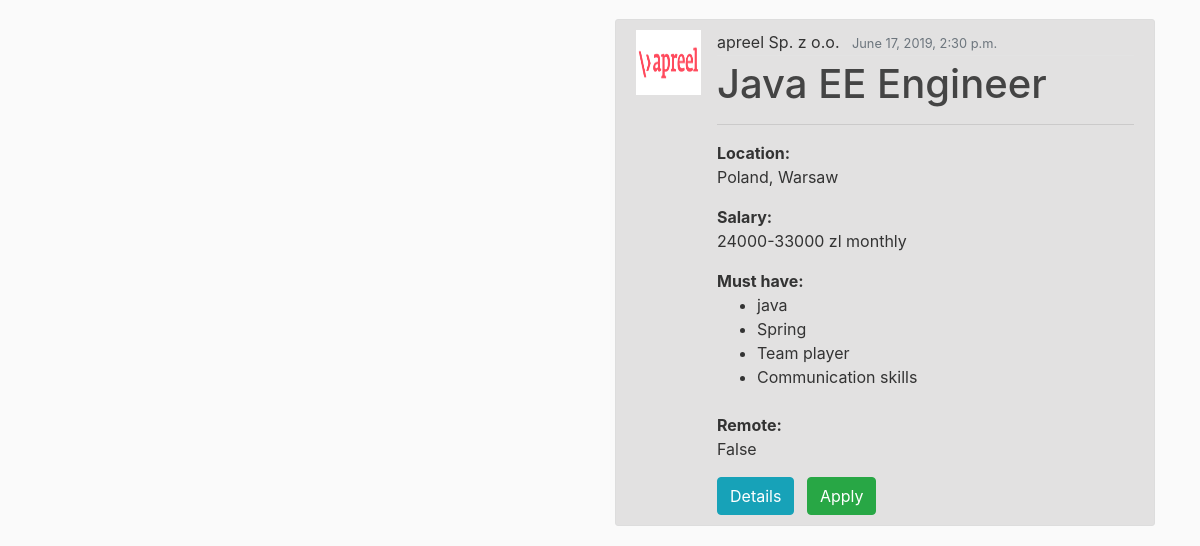
The page /search/ (lower part) on the database as committed earlier.
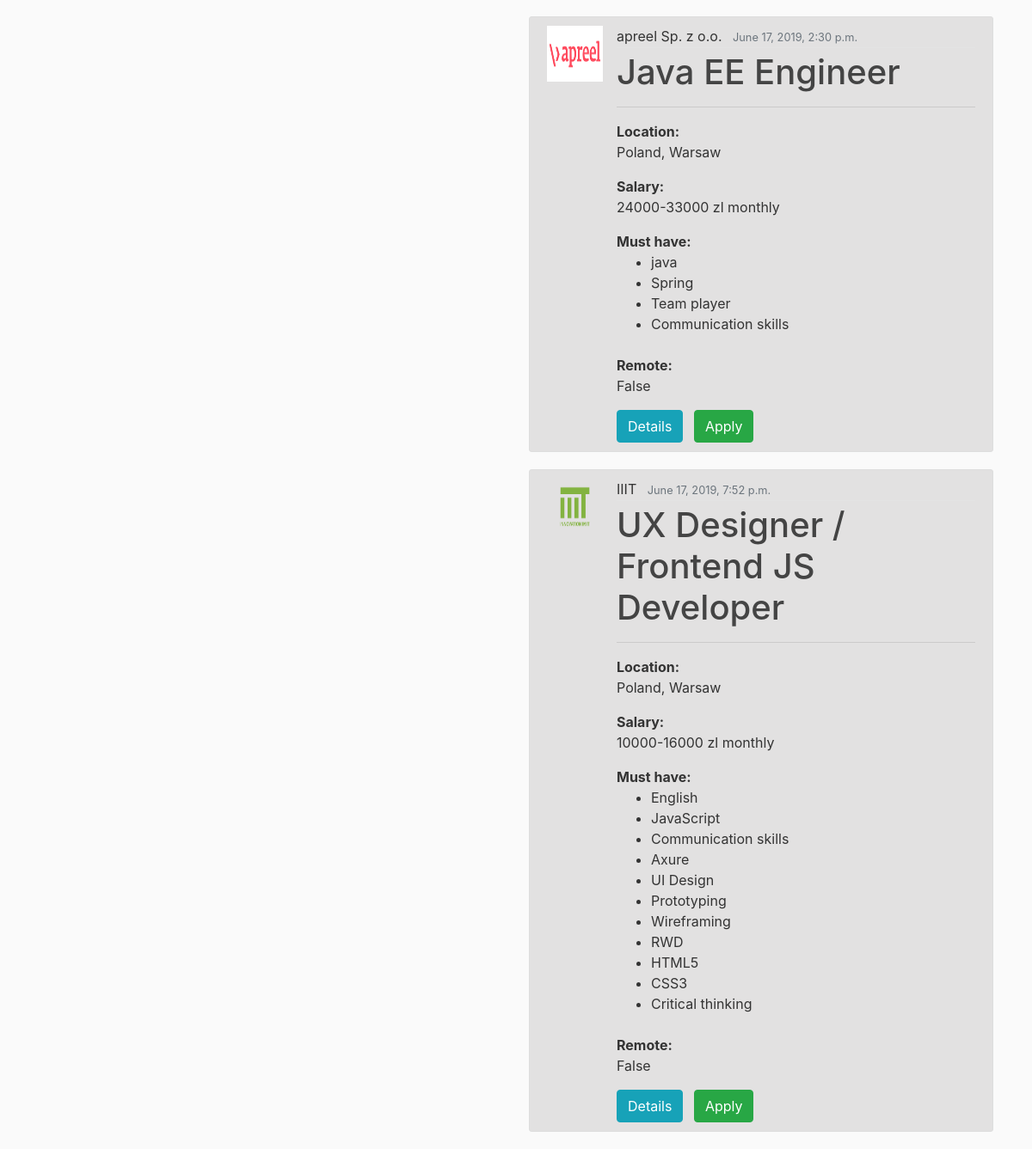
The same page on the database as committed later.
### offerts/models.py (models this page shows, shortened)
class Offert(models.Model):
    author = models.ForeignKey(User, on_delete=models.CASCADE)
    position = models.CharField(max_length = 100)
    agency = models.ForeignKey(Agency, on_delete=models.CASCADE)
    remote = models.BooleanField(default=False)
    sal_types = (
        ('H', 'per hour'),
        ('M', 'monthly'),
    )
    salary_type = models.CharField(
        max_length=1,
        choices=sal_types,
        default='M',
    )
    min_salary = models.PositiveIntegerField(default=0)
    max_salary = models.PositiveIntegerField(default=0)
    publication_date = models.DateTimeField(auto_now_add = True)
    expiration_date = models.DateField(null=True, default=None)
    must_have = models.ManyToManyField('Tag')
    nice_to_have = models.CharField(max_length = 1000)
    duties = models.CharField(max_length = 1000)
    benefits = models.CharField(max_length = 1000)
    about = models.TextField(null=True)
    '''def get_absolute_url(self):
        return reverse('offerts:application_form')'''

class Agency(models.Model):
    company = models.ForeignKey(Company, on_delete=models.CASCADE)
    country = models.CharField(max_length = 100)
    location = models.CharField(max_length = 100)
    address = models.CharField(max_length = 200)
    weppage = models.URLField(null=True)
    email = models.EmailField()
    phone = models.CharField(max_length=15)
    class Meta:
        verbose_name_plural = "Agencies"

class Company(models.Model):
    name = models.CharField(max_length = 200, unique=True)
    logo = models.ImageField(upload_to = "logos/", null=True, default=None)
    webpage = models.URLField(null=True)
    about = models.CharField(max_length = 1000)
    class Meta:
        verbose_name_plural = "Companies"

class Tag(models.Model):
    name = models.CharField(max_length = 50)
    def __str__(self):
        return self.name

### search/views.py (the view)
# urls.py: path('', OffertListView.as_view(), name = 'index'),
def index(request):
    qs = Offert.objects.all() # qs -> queryset
    tag_set = Tag.objects.all()
    position = request.GET.get('position_name')
    location = request.GET.get('location_name')
    pub_date_min = request.GET.get('pub_date_min')
    pub_date_max= request.GET.get('pub_date_max')
    min_pay= request.GET.get('pay_min')
    tag = request.GET.get('tags')
    remote = request.GET.get('remoteCheck')
    per_hour = request.GET.get('hourCheck')
    if is_valid_query(position):
        qs = qs.filter(position__icontains=position)
    if is_valid_query(location):
        qs = qs.filter(agency__location__icontains = location)
    if is_valid_query(min_pay):
        qs = qs.filter(min_salary__gte = min_pay) #gte - greater than or equal
    if is_valid_query(pub_date_min):
        qs = qs.filter(publication_date__gte = pub_date_min)
    if is_valid_query(pub_date_max):
        qs = qs.filter(publication_date__lte = pub_date_max)
    if is_valid_query(tag) and tag != "Choose...":
        qs = qs.filter(must_have__name = tag)
    if remote == 'on':
        qs = qs.filter(remote = True)
    if per_hour == 'on':
        qs = qs.filter(salary_type = 'H')
    context = {
        'queryset' : qs,
        'tag_set' : tag_set
    }
    return render(request, 'search/search.html', context)

### search/views.py (called while the page is built)
def is_valid_query(param):
    return param != '' and param is not None

### search/templates/search/search.html (shortened to what this page needs)
{% extends 'base.html' %}
{% load static %}
{% block body %}
<div class="row">
  <div class="col-md-6" id="Filter Offerts">
  </div>
  <div class="col-md-6" id="Matched Offerts">
    {% if queryset %}
    {% for offert in queryset %}
    <article class="media content-section">
      <img class="article-img" src="{{offert.agency.company.logo.url}}" alt="logo">
      <div class="media-body">
        <div class="article-metadata">
          <a class="mr-2">{{ offert.agency.company.name }}</a>
          <small class="text-muted">{{offert.publication_date}}</small>
        </div>
        <h1><a class="article-title">{{ offert.position }}</a></h1>
        <hr>
        <p class="article-content"><strong>Location:</strong> <br> {{ offert.agency.country }}, {{offert.agency.location }}</p>
        <p class="article-content"><strong>Salary:</strong> <br> {{offert.min_salary}}-{{offert.max_salary}} zl  {{ offert.get_salary_type_display }}</p>
        <strong>Must have:</strong>
        <ul>
          {% for tag in offert.must_have.all %}
          <li>{{tag}}</li>
          {% endfor %}
        </ul><br>
        <p class="article-content"><strong>Remote:</strong> <br> {{offert.remote}}</p>
        <a href="{% url 'offerts:offert_details' offert.id %}"><button type="button" class="btn btn-info mr-2">Details</button></a>
        <a  href="{% url 'offerts:apply' offert.id %}"><button type="button" class="btn btn-success">Apply</button></a>
        </article>
        {% endfor %}
        {% else %}
        <h3>No offerts found.</h3>
        {% endif %}
      </div>
    </div>
    {% endblock %}

Rows that differ between the two databases and show on the page:
added Offert: agency.company.logo (picture), agency.company.name "IIIT", publication_date "June 17, 2019, 7:52 p.m.", position "UX Designer / Frontend JS Developer", agency.country "Poland", agency.location "Warsaw", min_salary "10000", max_salary "16000", salary_type "monthly", remote "False", Tag (name "Communication skills")
now on this page (row unchanged): Tag: name "English", shown under "IIIT"
now on this page (row unchanged): Tag: name "JavaScript", shown under "IIIT"
added Tag: name "Axure", shown under "IIIT"
added Tag: name "UI Design", shown under "IIIT"
added Tag: name "Prototyping", shown under "IIIT"
added Tag: name "Wireframing", shown under "IIIT"
added Tag: name "RWD", shown under "IIIT"
added Tag: name "HTML5", shown under "IIIT"
added Tag: name "CSS3", shown under "IIIT"
added Tag: name "Critical thinking", shown under "IIIT"
